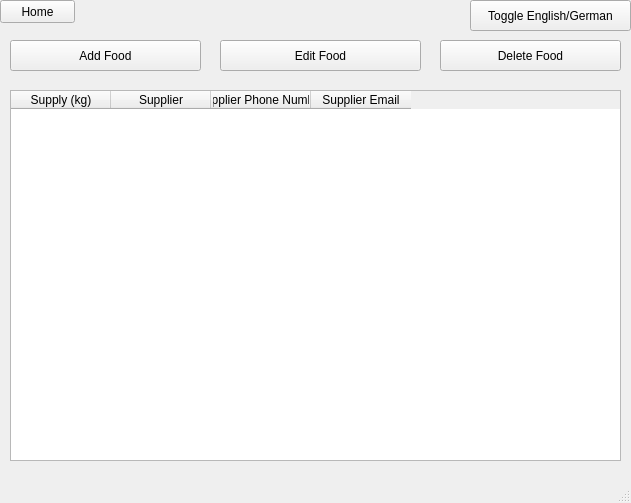
<?xml version="1.0" encoding="UTF-8"?>
<ui version="4.0">
 <class>fs_screen</class>
 <widget class="QMainWindow" name="fs_screen">
  <property name="geometry">
   <rect>
    <x>0</x>
    <y>0</y>
    <width>631</width>
    <height>503</height>
   </rect>
  </property>
  <property name="windowTitle">
   <string>Food and Storage</string>
  </property>
  <widget class="QWidget" name="centralwidget">
   <widget class="QPushButton" name="toggle_lang_button">
    <property name="geometry">
     <rect>
      <x>470</x>
      <y>0</y>
      <width>161</width>
      <height>31</height>
     </rect>
    </property>
    <property name="text">
     <string>Toggle English/German</string>
    </property>
   </widget>
   <widget class="QPushButton" name="edit_food_button">
    <property name="geometry">
     <rect>
      <x>220</x>
      <y>40</y>
      <width>201</width>
      <height>31</height>
     </rect>
    </property>
    <property name="text">
     <string>Edit Food</string>
    </property>
   </widget>
   <widget class="QPushButton" name="add_food_button">
    <property name="geometry">
     <rect>
      <x>10</x>
      <y>40</y>
      <width>191</width>
      <height>31</height>
     </rect>
    </property>
    <property name="text">
     <string>Add Food</string>
    </property>
   </widget>
   <widget class="QPushButton" name="delete_food_button">
    <property name="geometry">
     <rect>
      <x>440</x>
      <y>40</y>
      <width>181</width>
      <height>31</height>
     </rect>
    </property>
    <property name="text">
     <string>Delete Food</string>
    </property>
   </widget>
   <widget class="QPushButton" name="home_button">
    <property name="geometry">
     <rect>
      <x>0</x>
      <y>0</y>
      <width>75</width>
      <height>23</height>
     </rect>
    </property>
    <property name="text">
     <string>Home</string>
    </property>
   </widget>
   <widget class="QTableWidget" name="food_table">
    <property name="geometry">
     <rect>
      <x>10</x>
      <y>90</y>
      <width>611</width>
      <height>371</height>
     </rect>
    </property>
    <column>
     <property name="text">
      <string>Supply (kg)</string>
     </property>
    </column>
    <column>
     <property name="text">
      <string>Supplier</string>
     </property>
    </column>
    <column>
     <property name="text">
      <string>Supplier Phone Number</string>
     </property>
    </column>
    <column>
     <property name="text">
      <string>Supplier Email</string>
     </property>
    </column>
   </widget>
  </widget>
  <widget class="QMenuBar" name="menubar">
   <property name="geometry">
    <rect>
     <x>0</x>
     <y>0</y>
     <width>631</width>
     <height>21</height>
    </rect>
   </property>
  </widget>
  <widget class="QStatusBar" name="statusbar"/>
 </widget>
 <resources/>
 <connections/>
</ui>
